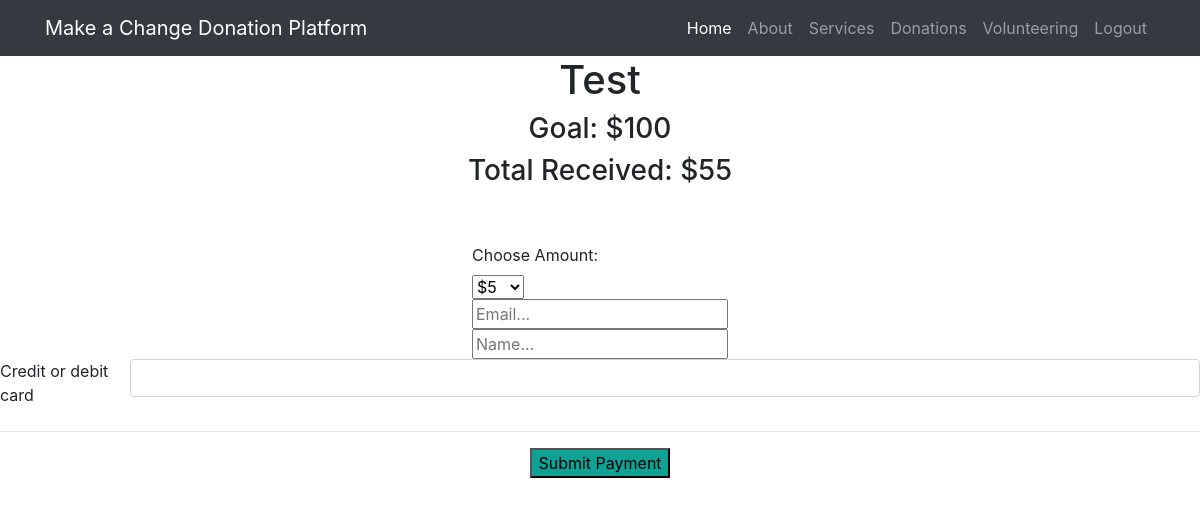
Page /makedonation/1 on the earlier database version.
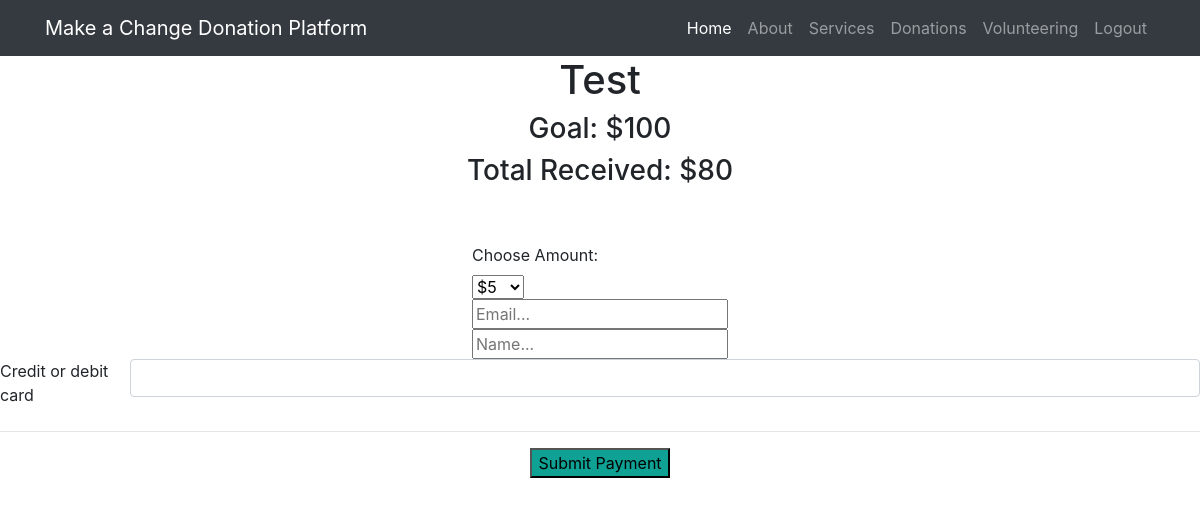
Same page on the later database version.
### donations/models.py (models this page shows, shortened)
class Donation(models.Model):
    name = models.CharField(max_length=50, default = "")
    description = models.CharField(max_length=500, default = "")
    goal = models.IntegerField(default = 0)
    total = models.IntegerField(default = 0)
    end_date = models.DateField(default = datetime.date.today)
    creator = models.CharField(max_length=50, default = "")

### donations/views.py (the view)
# urls.py: path('makedonation/<int:pk>', views.MakeDonationView.as_view(), name="makedonation"),
class MakeDonationView(generic.ListView):
    template_name = 'donations/makedonation.html'
    context_object_name = 'donation'
    def get_queryset(self, *args, **kwargs):
        return Donation.objects.filter(id=self.kwargs['pk'])

### donations/templates/donations/makedonation.html (shortened to what this page needs)
{% extends 'donations/base.html' %}
{% block content %}
	<div id="container">
		<div class="d-flex justify-content-center">
		{% for item in donation %}
		<h1>{{item.name}}</h1>
		{% endfor %}
		</div>
		<div class="d-flex justify-content-center">
			{% for item in donation %}
			<h3>Goal: ${{item.goal}}</h3>
			{% endfor %}
		</div>
		<div class="d-flex justify-content-center">
			{% for item in donation %}
			<h3>Total Received: ${{item.total}}</h3>
			{% endfor %}
		</div>
        <div class="d-flex justify-content-center">
			{% for item in donation %}
			<form action="{% url 'donations:charge' item.pk %}" method="post" id="payment-form">
			{% endfor %}
				<br>
				<br>
				<div class="form-field-12">
					<label for="amount">Choose Amount:</label>
					<br>
					<select required name="amount" id="amount">
					  <option selected value="5">$5</option>
					</select>
				</div>
				<div class="form-field-6">
					<input required type="text" name="email" placeholder="Email...">
				</div>
				<div class="form-field-6">
					<input required type="text" name="name" placeholder="Name...">
				</div>
		</div>
			  <div class="d-flex justify-content-center">
                <label for="card-element">
				  Credit or debit card
				</label>
				<div id="card-element" class ="form-control">
				</div>
			  </div>
			  <hr>
            <div class= "d-flex justify-content-center">
				<input  class="myButton" style="background-color:#10a195" type="submit" value="Submit Payment" name="">
			</div>
	</div>
{% endblock %}

Differences in the rows shown:
changed Donation "Test": total "55" → "80"
